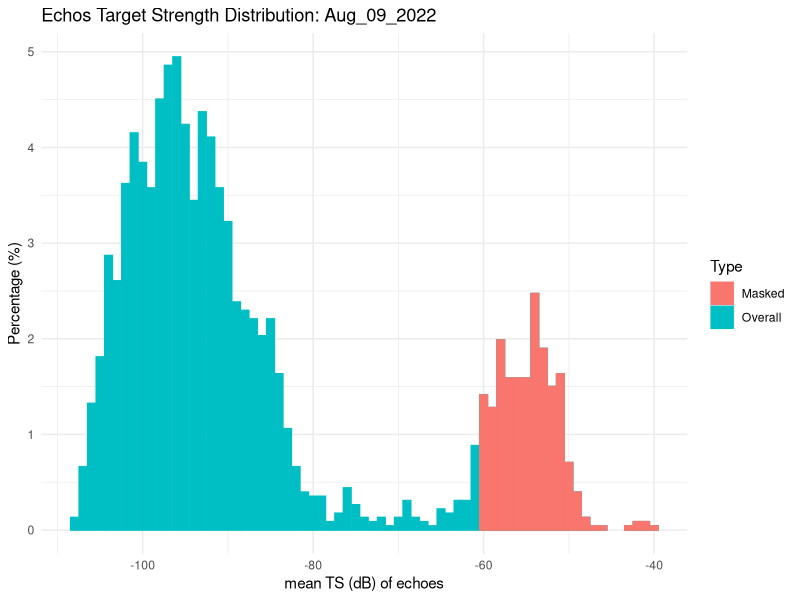
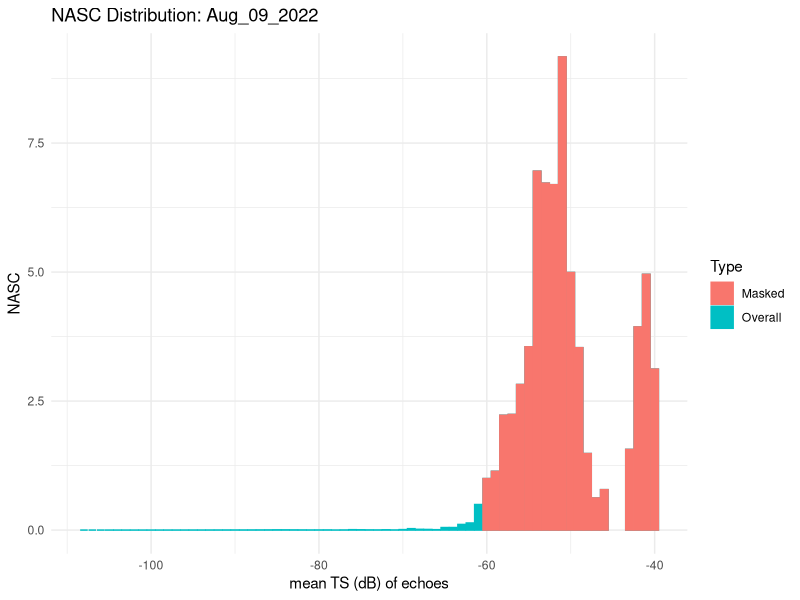
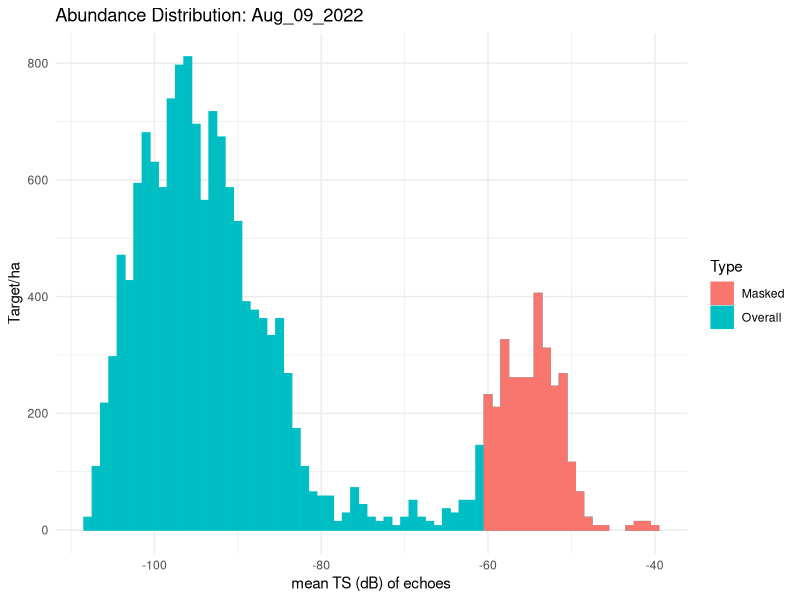
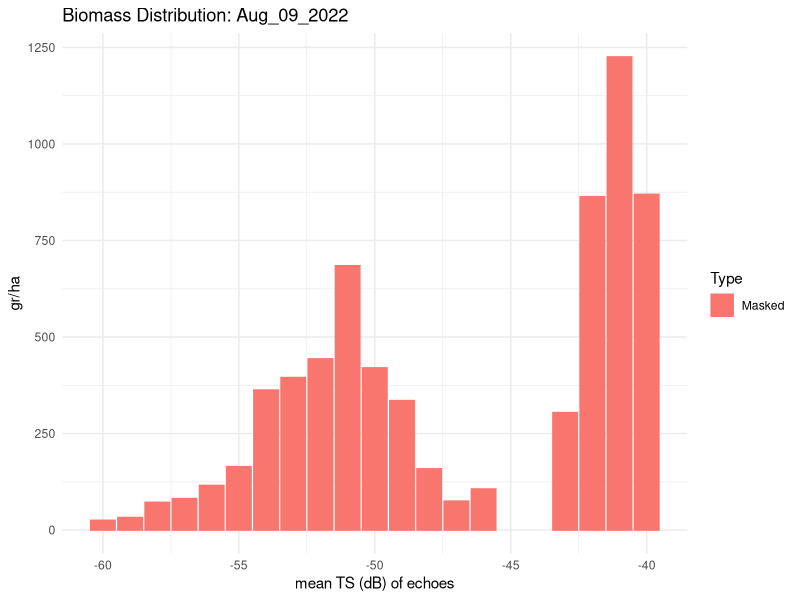

Source code (R) for these figures, in order: (Note: this script raises an error after producing the figures.)
#############################################################
#                                                           #
#    Processing ESP3 exported data after echo integration   #
#                                                           #
#   Author: Francesco Masnadi (DEEP, Stockholm University)  #
#                                                           #
#############################################################

# Load necessary libraries
library(readxl)
library(dplyr)
library(ggplot2)
library(rstudioapi)
library(e1071)

# Function to produce metrics of interest starting from total NASC and TS-echoes histogram (similar to Stox)
process_ESP3_data <- function(db_nasc, db_hist, a, b, b20, TS_min, TS_max) {
  # Process TS data
  db_TS_hist <- db_hist %>% 
    group_by(Track_ID)  %>% # some echoes are in several pings
    summarise(mTS = mean(TS_comp), .groups = "drop") %>%  # mean TS by echoes
    mutate(TSclas = round(mTS)) %>%
    group_by(TSclas) %>%
    summarise(count = n(), .groups = "drop") %>%
    mutate(
      percentage = count / sum(count),
      sigma_bs = 10^(TSclas / 10)  # Convert echoes TS to backscattering cross-section
    ) %>%
    # Join with total NASC from db_nasc 
    mutate(db_nasc %>% 
                  group_by(Horz_Slice_Idx) %>% 
                  summarise(sumproduct = sum(NASC*Nb_good_pings),# sumproduct by depth layer 
                            goodpings = sum(Nb_good_pings),# good pings 
                            sump_pings = sumproduct/goodpings,# sumproduct/good pings
                            .groups = "drop") %>% 
                  summarise(NASC= sum(sump_pings))) %>% # totNASc
    mutate(
      # here I mimic the procedure from the same function of StoX package: https://stoxproject.github.io/RstoxBase/reference/AcousticDensity.html
      NASCbyTS = (sigma_bs*count / sum(sigma_bs*count)) * NASC # NASC per bin
    ) %>%
    # Calculate Length, Weight, Abundance, and Biomass
    mutate(
      # before starting, add Info from the transect
      Type = "Overall",
      Info = as.POSIXct(min(db_nasc$Time_S), format = "%d/%m/%Y %H:%M:%OS", tz = "UTC"),
      Info = format(Info, "%b_%d_%Y"),
      Year = format(as.POSIXct(min(db_nasc$Time_S), format = "%d/%m/%Y %H:%M:%OS", tz = "UTC"),format = "%Y"),
      Month = format(as.POSIXct(min(db_nasc$Time_S), format = "%d/%m/%Y %H:%M:%OS", tz = "UTC"),format = "%m"),
      Day =  format(as.POSIXct(min(db_nasc$Time_S), format = "%d/%m/%Y %H:%M:%OS", tz = "UTC"),format = "%d"),
      Time_Min =   abs(as.numeric(as.POSIXct(min(db_nasc$Time_S), format = "%d/%m/%Y %H:%M:%OS", tz = "UTC")-as.POSIXct(max(db_nasc$Time_E), format = "%d/%m/%Y %H:%M:%OS", tz = "UTC"))),
      Distance = max(db_nasc$Dist_E), # in meter
      SpeedVes =  (Distance/1852)/(Time_Min/60), # knots
      Depth = max(db_nasc$Depth_max), # in meter
      
      Len = 10^((TSclas - b20) / 20),  # Convert TS to fish length
      W = a * Len^b,  # Compute fish weight
      
      abund_nm2_byTS = NASCbyTS / (4 * pi * sigma_bs),
      abund_hectar_byTS = abund_nm2_byTS / 343,
      abund_m2_byTS = abund_hectar_byTS / 10000,
      biomass_nm2_byTS = W * abund_nm2_byTS,
      biomass_hectar_byTS = biomass_nm2_byTS / 343,
      biomass_m2_byTS = biomass_hectar_byTS / 10000
    ) %>%
    mutate(
      mean_abund_hectar = mean(abund_hectar_byTS, na.rm = TRUE),
      tot_abund_hectar = sum(abund_hectar_byTS, na.rm = TRUE),
      mean_biomass_hectar = mean(biomass_hectar_byTS, na.rm = TRUE),
      tot_biomass_hectar = sum(biomass_hectar_byTS, na.rm = TRUE),
      # proxies of community structure 
      mean_TS = mean(rep(TSclas,count)),
      median_TS = median(rep(TSclas,count)),
      skewness_TS = skewness(rep(TSclas,count)), # <0 left skewed; >0 right skewed
      IQR_TS = IQR(rep(TSclas,count)) #interquartile range
    )
  
  # Apply TS class filter while maintaining the same columns
  db_TS_hist_mask <- db_TS_hist %>%
    filter(TSclas <= TS_min & TSclas >= TS_max ) %>%
    mutate(Type = "Masked") %>%
    mutate(
      NASC = sum(NASCbyTS, na.rm = TRUE),
      mean_abund_hectar = mean(abund_hectar_byTS, na.rm = TRUE),
      tot_abund_hectar = sum(abund_hectar_byTS, na.rm = TRUE),
      mean_biomass_hectar = mean(biomass_hectar_byTS, na.rm = TRUE),
      tot_biomass_hectar = sum(biomass_hectar_byTS, na.rm = TRUE),
      # proxies of community structure 
      mean_TS = mean(rep(TSclas,count)),
      median_TS = median(rep(TSclas,count)),
      skewness_TS = skewness(rep(TSclas,count)),
      IQR_TS = IQR(rep(TSclas,count)) #interquartile range
    )
  
  # Combine total and masked datasets while ensuring same structure
  dbfin <- bind_rows(db_TS_hist, db_TS_hist_mask) %>% select(Info,Year,Month,Day,Time_Min,Depth,Distance,SpeedVes,Type,NASC,tot_abund_hectar,tot_biomass_hectar,mean_TS,median_TS,skewness_TS,IQR_TS,TSclas,Len,W,everything())
  
  # Remove variables from the "Total" part of the db (since we don't have L-W rel)
  dbfin <- dbfin %>%
    mutate(biomass_nm2_byTS = ifelse(Type == "Masked", biomass_nm2_byTS, NA),
           biomass_hectar_byTS = ifelse(Type == "Masked", biomass_hectar_byTS, NA),
           biomass_m2_byTS = ifelse(Type == "Masked", biomass_m2_byTS, NA),
           tot_biomass_hectar = ifelse(Type == "Masked", tot_biomass_hectar, NA),
           mean_biomass_hectar = ifelse(Type == "Masked", mean_biomass_hectar, NA),
           Len = ifelse(Type == "Masked", Len, NA),
           W = ifelse(Type == "Masked", W, NA),
           mean_TS = ifelse(Type == "Masked", mean_TS, NA),
           median_TS = ifelse(Type == "Masked", median_TS, NA),
           skewness_TS = ifelse(Type == "Masked", skewness_TS, NA),
           IQR_TS = ifelse(Type == "Masked", IQR_TS, NA)
           )
   
  return(dbfin)
}

# Set wd automatically in the folder the script is stored
setwd(dirname(rstudioapi::getActiveDocumentContext()$path)) 
# Read in your datasets:
# dbTS from ESP3: see User manual point 2: "Single Target and Echoes detection"
# dbNASC from ESP3: see User manual point 3: "Echo integration of the transect"
dbTS <- read_excel("TStot_Echohist_Aug_09_2022.xlsx", sheet = "Tracked Targets") 
dbNASC <- read_excel("NASCtot_Aug_09_2022.xlsx") 

#dbTS <- read_excel("C:/Users/frma6502/Desktop/SU/EKOLOD/esp3testH4/TShist.xlsx",sheet = "Tracked Targets")
#dbNASC <- read_excel("C:/Users/frma6502/Desktop/SU/EKOLOD/esp3testH4/regionby10x10_badpings.xlsx")

#######################################################################################
# Calculate Total and "by TS" abundance/NASC/biomass for the specie/group of interest #
#######################################################################################

# Define species parameters and TS mask range 
a <- 0.0054 # a from L-W rel for clupeids (W=a*Len^b)      
b <- 3.04 # b from L-W rel for clupeids (W=a*Len^b)          
b20 <- -68.6 # b20 value in the Baltic from Didrikas & Hansson 2004
TS_max <- -40   # assumed TS range for small pelagic fish/clupeids
TS_min <- -60   # assumed TS range for small pelagic fish/clupeids
# Call the function and View first rows of the final db
dbfin <- process_ESP3_data(dbNASC, dbTS, a, b, b20, TS_max, TS_min);head(dbfin)


##################
# various PLOTS  #
##################
# change "x = TSclas" to x=Len for length based plots

# plot TS hist total
ggplot(dbfin, aes(x = TSclas, y = percentage*100, fill = Type, color =Type )) +
  geom_bar(stat = "identity", alpha =1  ,position= "identity") +
  labs(title = paste0("Echos Target Strength Distribution: ", dbfin$Info), x = "mean TS (dB) of echoes", y = "Percentage (%)") + 
  theme_minimal();unique(dbfin$mean_TS);unique(dbfin$median_TS);unique(dbfin$skewness_TS);unique(dbfin$IQR_TS)

# plot NASC hist
ggplot(dbfin, aes(x = TSclas, y = NASCbyTS, fill = Type, color =Type )) +
  geom_bar(stat = "identity", alpha =1  ,position= "identity") +
  labs(title = paste0("NASC Distribution: ", dbfin$Info), x = "mean TS (dB) of echoes", y = "NASC") + 
  theme_minimal(); unique(dbfin$NASC)

# plot Abund hist
ggplot(dbfin, aes(x = TSclas, y = abund_hectar_byTS, fill = Type, color =Type )) +
  geom_bar(stat = "identity", alpha =1  ,position= "identity") +
  labs(title = paste0("Abundance Distribution: ", dbfin$Info) , x = "mean TS (dB) of echoes", y = "Target/ha") + 
  theme_minimal(); unique(dbfin$tot_abund_hectar)

 # plot Biom hist (considered only the masked part)
ggplot(dbfin%>% dplyr::filter(Type=="Masked"), aes(x = TSclas, y = biomass_hectar_byTS, fill = Type, color =Type)) + geom_bar(stat = "identity", alpha =1  ,position= "identity") +
  labs(title = paste0("Biomass Distribution: ", dbfin$Info), x = "mean TS (dB) of echoes", y = "gr/ha") +
  theme_minimal(); unique(dbfin$tot_biomass_hectar)


###############################################
# Save the final db
write.csv(dbfin,paste0("Final_dbs/db_",unique(dbfin$Info),"_",TS_min, TS_max,".csv"), row.names = F)
